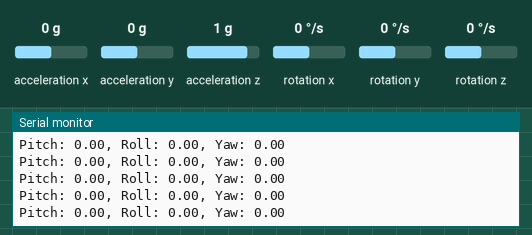
The sketch below on a simulated Arduino Uno, built with avr-gcc and run on an emulated ATmega328P. Parts: the last lines printed to the serial monitor. Inputs (shaded band) come from the test bench; at power-on: acceleration y 0 g, acceleration z 1 g, acceleration x 0 g, rotation x 0 °/s, rotation y 0 °/s, rotation z 0 °/s.

Above: at 1.2 s.
1.3 s: acceleration y set to -1.4 g
At 1.49 s:
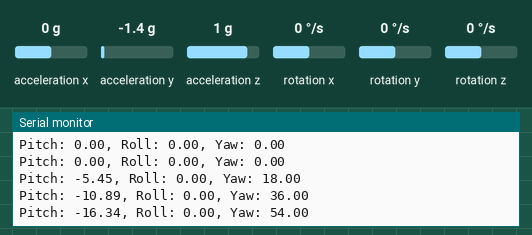
4.3 s: acceleration z set to -1.4 g
At 4.32 s:
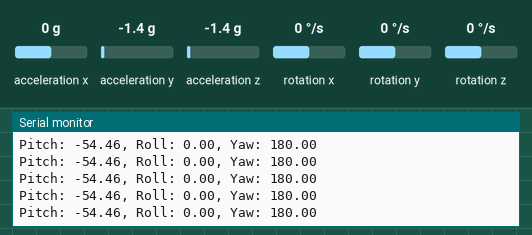
7.3 s: acceleration y set to 0.8 g
At 7.3 s:
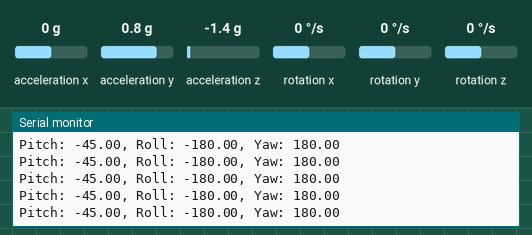
10.3 s: acceleration x set to -1.4 g
At 10.32 s:
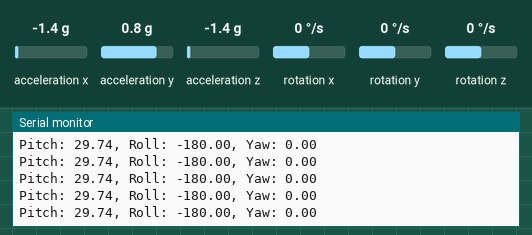
11.8 s: acceleration z set to 0.8 g
At 11.81 s:
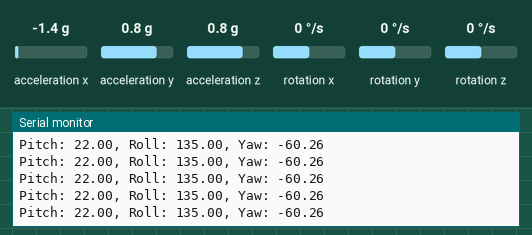
14.8 s: acceleration x set to 0 g
At 14.81 s:
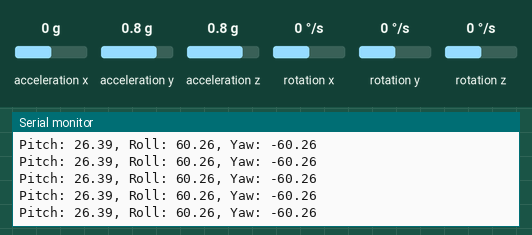
Timing chart, 0 to 17.8 s (numbered marks = the images above; inputs shaded):
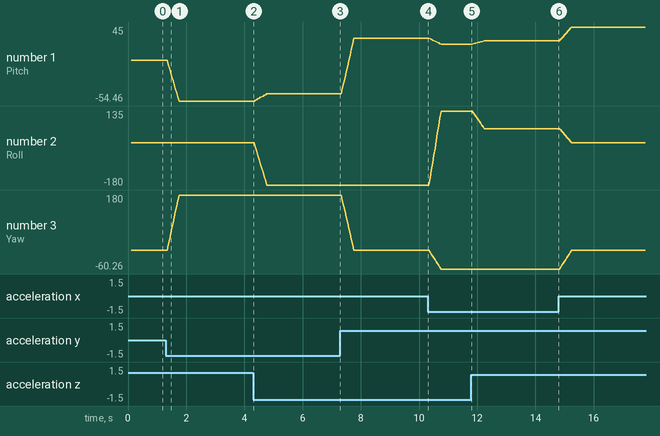

Measured:
- after the input at 1.3 s, the serial monitor: prints a new line after 0.09 s (image 1)
- plotted number 1: 0 → -54.46 after the input at 1.3 s, -54.46 → -45 after the input at 4.3 s, -45 → 29.74 after the input at 7.3 s, 29.74 → 22 after the input at 10.3 s, 22 → 26.39 after the input at 11.8 s
- plotted number 2: 0 → -180 after the input at 4.3 s, -180 → 135 after the input at 10.3 s, 135 → 60.26 after the input at 11.8 s, 60.26 → 0 after the input at 14.8 s
- plotted number 3: 0 → 180 after the input at 1.3 s, 0 → -60.26 after the input at 10.3 s, -60.26 → 0 after the input at 14.8 s

The sketch:

Calibration.ino
```cpp
#include <Wire.h>
#include <MPU6050_tockn.h> // Include MPU6050 library

MPU6050 mpu(Wire);

// Complementary filter constants
const float alpha = 0.98;
const float beta = 1 - alpha;

// Calibration variables
float initialPitch = 0.0;
float initialRoll = 0.0;
float initialYaw = 0.0;

bool calibrated = false;

// Moving average filter constants
const int numReadings = 10;
float pitchReadings[numReadings];
float rollReadings[numReadings];
float yawReadings[numReadings];
int pitchIndex = 0;
int rollIndex = 0;
int yawIndex = 0;
float pitchTotal = 0.0;
float rollTotal = 0.0;
float yawTotal = 0.0;

void setup() {
  // Initialize Serial Monitor
  Serial.begin(9600);

  // Initialize MPU6050
  Wire.begin();
  mpu.begin();

  // Calibrate MPU6050
  MPU6050Calibration();
}

void loop() {
  if (!calibrated) {
    MPU6050Calibration();
    calibrated = true;
  }

  // Read and calculate MPU6050 sensor data
  MPU6050Calculation();

  // Delay for stability (adjust as needed)
  delay(10);
}

void MPU6050Calibration() {
  Serial.println("Calibrating MPU6050...");

  // Read initial sensor data
  mpu.update();
  initialPitch = atan2(mpu.getAccY(), sqrt(pow(mpu.getAccX(), 2) + pow(mpu.getAccZ(), 2))) * 180 / PI;
  initialRoll = atan2(-mpu.getAccX(), mpu.getAccZ()) * 180 / PI;
  initialYaw = atan2(mpu.getAccX(), mpu.getAccY()) * 180 / PI;

  Serial.println("MPU6050 Calibration Complete.");
}

void MPU6050Calculation() {
  // Read MPU6050 sensor data
  mpu.update();

  // Get accelerometer angles
  float accPitch = atan2(mpu.getAccY(), sqrt(pow(mpu.getAccX(), 2) + pow(mpu.getAccZ(), 2))) * 180 / PI;
  float accRoll = atan2(-mpu.getAccX(), mpu.getAccZ()) * 180 / PI;
  float accYaw = atan2(mpu.getAccX(), mpu.getAccY()) * 180 / PI;

  // Apply moving average filter to smooth out accelerometer readings
  pitchTotal -= pitchReadings[pitchIndex];
  rollTotal -= rollReadings[rollIndex];
  yawTotal -= yawReadings[yawIndex];
  pitchReadings[pitchIndex] = accPitch;
  rollReadings[rollIndex] = accRoll;
  yawReadings[yawIndex] = accYaw;
  pitchTotal += accPitch;
  rollTotal += accRoll;
  yawTotal += accYaw;


  pitchIndex = (pitchIndex + 1) % numReadings;
  rollIndex = (rollIndex + 1) % numReadings;
  yawIndex = (yawIndex + 1) % numReadings;


  float pitch = pitchTotal / numReadings;
  float roll = rollTotal / numReadings;
  float yaw = yawTotal / numReadings;

  // Adjust angles based on initial calibration
  pitch -= initialPitch;
  roll -= initialRoll;
  yaw -= initialYaw;

  // Print sensor data
  Serial.print("Pitch: ");
  Serial.print(pitch);
  Serial.print(", Roll: ");
  Serial.print(roll);
  Serial.print(", Yaw: ");
  Serial.println(yaw);
}
```
